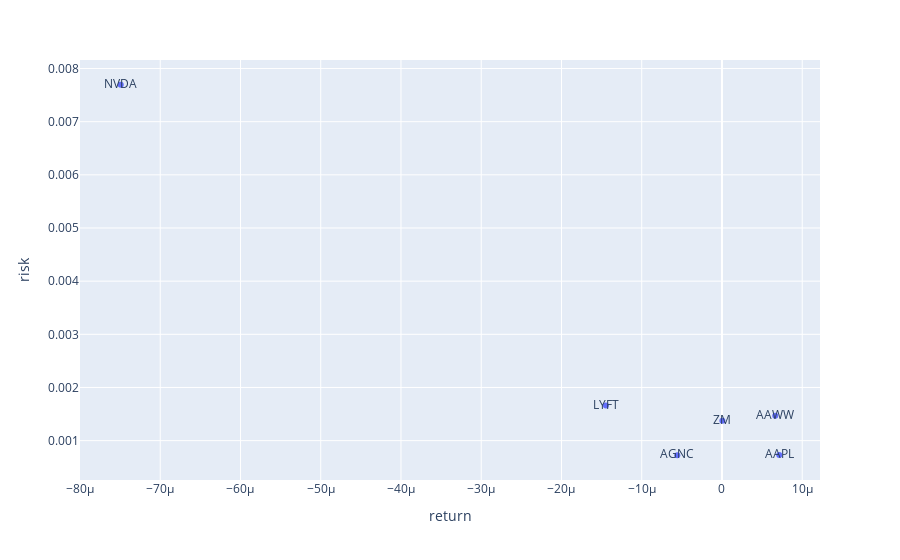

Notebook code cell kept with this figure:
### Code cell
fig = px.scatter(risk_return, x='return', y='risk', text=risk_return.index)
fig.show()

### Figure 1 — Plotly figure (JSON) as saved in the notebook; plotly's stock layout.template omitted (floating-point values rounded to 4 significant figures)
{"data": [{"hovertemplate": "return=%{x}<br>risk=%{y}<br>index=%{text}<extra></extra>", "legendgroup": "", "marker": {"color": "#636efa", "symbol": "circle"}, "mode": "markers+text", "name": "", "orientation": "v", "showlegend": false, "text": ["AAPL", "NVDA", "ZM", "AAWW", "AGNC", "LYFT"], "type": "scatter", "x": [7.139e-06, -7.492e-05, 5.025e-08, 6.643e-06, -5.564e-06, -1.446e-05], "xaxis": "x", "y": [0.0007287, 0.007695, 0.001375, 0.001468, 0.0007253, 0.001659], "yaxis": "y"}], "layout": {"legend": {"tracegroupgap": 0}, "margin": {"t": 60}, "xaxis": {"anchor": "y", "domain": [0, 1], "title": {"text": "return"}}, "yaxis": {"anchor": "x", "domain": [0, 1], "title": {"text": "risk"}}}}
